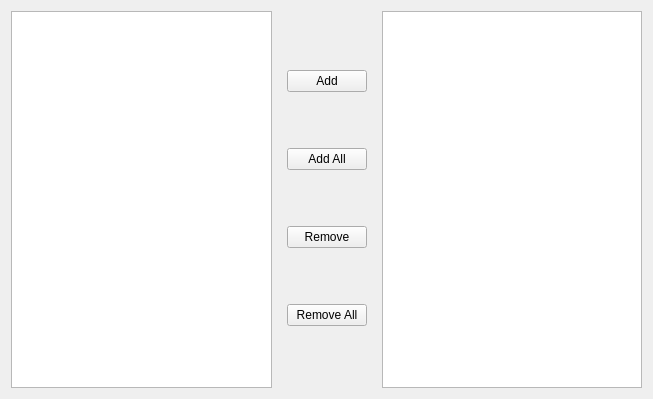
<?xml version="1.0" encoding="UTF-8"?>
<ui version="4.0">
 <class>selectTablesPage</class>
 <widget class="QWidget" name="selectTablesPage">
  <property name="geometry">
   <rect>
    <x>0</x>
    <y>0</y>
    <width>653</width>
    <height>399</height>
   </rect>
  </property>
  <property name="windowTitle">
   <string>Form</string>
  </property>
  <layout class="QHBoxLayout" name="horizontalLayout">
   <item>
    <widget class="QListView" name="availableTableList"/>
   </item>
   <item>
    <widget class="QWidget" name="widget" native="true">
     <layout class="QVBoxLayout" name="verticalLayout">
      <item>
       <widget class="QPushButton" name="addButton">
        <property name="text">
         <string>Add</string>
        </property>
       </widget>
      </item>
      <item>
       <widget class="QPushButton" name="addAllButton">
        <property name="text">
         <string>Add All</string>
        </property>
       </widget>
      </item>
      <item>
       <widget class="QPushButton" name="removeButton">
        <property name="text">
         <string>Remove</string>
        </property>
       </widget>
      </item>
      <item>
       <widget class="QPushButton" name="removeAllButton">
        <property name="text">
         <string>Remove All</string>
        </property>
       </widget>
      </item>
     </layout>
    </widget>
   </item>
   <item>
    <widget class="QListView" name="selectedTableList"/>
   </item>
  </layout>
 </widget>
 <resources/>
 <connections/>
</ui>
